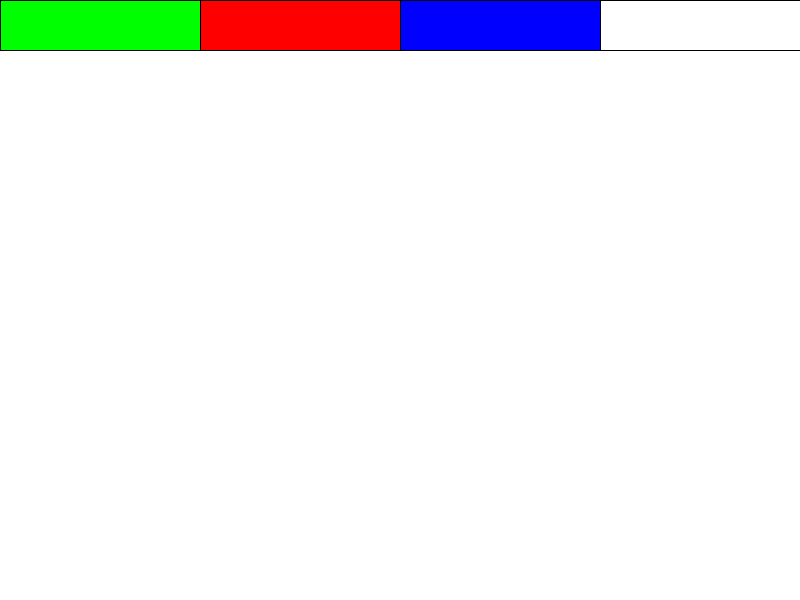
Frame 1 (no input)
Frame 60 (the mouse pressed at the canvas centre just before this capture): identical to frame 1, image omitted
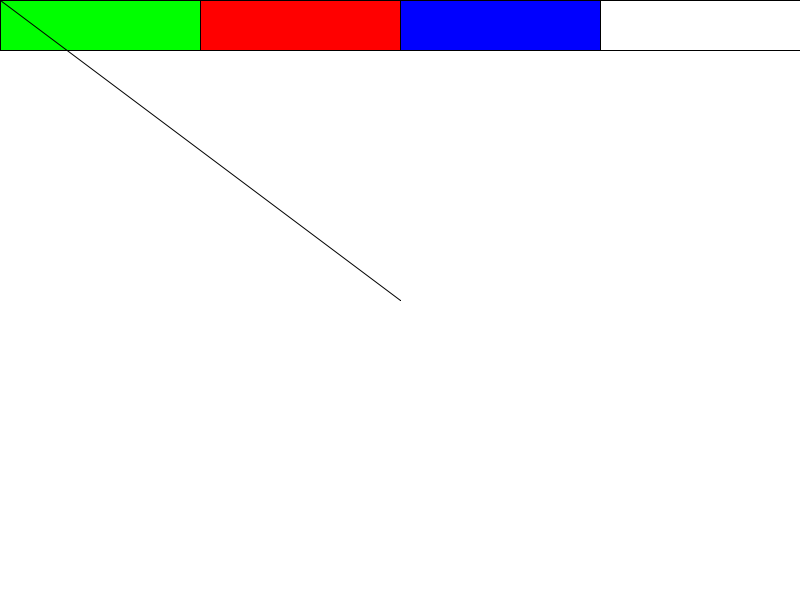
Frame 120 (the mouse held since frame 60 and released just before this capture)

The Processing sketch that drew these frames (run headless with seeded random() and noise(); from frame 60 on, the mouse is pressed at the canvas centre):

// Processing sketch: processing_126624
// ── processing_126624.pde

void setup (){
  size (800,600);
  background (#FFFFFF);
  fill (#C1C1C1);
  rect (0,0,width,50);
  
  fill (#00FF00);
  rect (0,0,width/4,50);
  
  fill (#FF0000);
  rect (width/4,0,width/4,50);
  
  fill (#0000FF);
  rect (width/4*2,0,width/4,50);
  
  fill (#FFFFFF);
  rect (width/4*3,0,width/4,50);
}

void draw (){
  
  if (mousePressed && mouseX>0 && mouseX<width/4 && mouseY<50){
    strokeWeight (5);
    stroke (#00FF00);
  }
  
  if (mousePressed && mouseX>width/4 && mouseX<width/4*2 && mouseY<50){
    strokeWeight (5);
    stroke (#FF0000);
  }
  
  if (mousePressed && mouseX>width/4*2 && mouseX<width/4*3 && mouseY<50){
    strokeWeight (5);
    stroke (#0000FF);
  }
  
  if (mousePressed && mouseX>width/4*3 && mouseX<width && mouseY<50){
    strokeWeight(20);
    stroke (#FFFFFF);
    
  }
  
  if (mousePressed){
  line (mouseX,mouseY,pmouseX,pmouseY);
}
}
